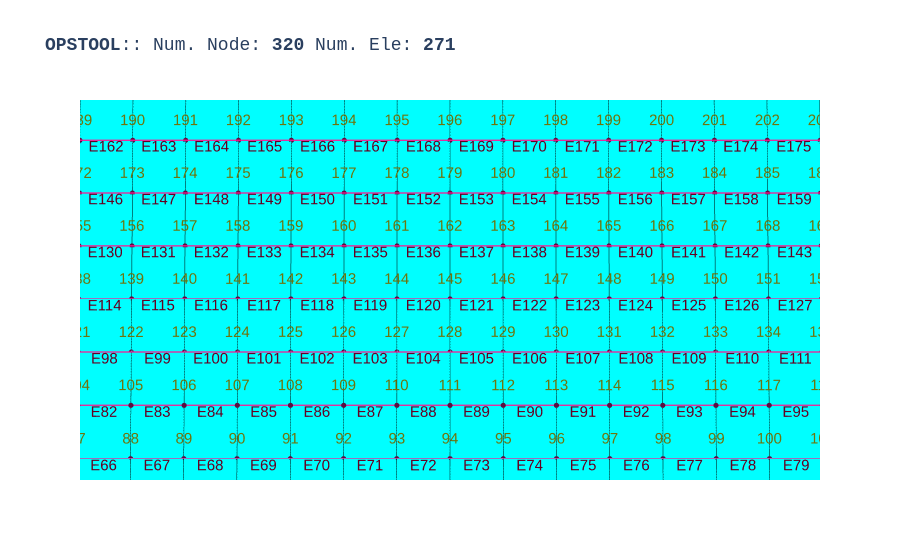

Notebook code for this chart:
### Code cell
opst.vis.plotly.plot_model(show_node_numbering=True, show_ele_numbering=True, show_nodal_loads = True)

### Figure 1 — Plotly figure (JSON) as saved in the notebook; plotly's stock layout.template omitted (floating-point values rounded to 4 significant figures; data arrays with more than 128 entries replaced by an {"elided": "..."} marker saying what was removed)
{"data": [{"color": "#00FFFF", "hoverinfo": "skip", "i": {"elided": "512 int values"}, "j": {"elided": "512 int values"}, "k": {"elided": "512 int values"}, "name": "FourNodeQuad", "opacity": 1, "type": "mesh3d", "x": {"elided": "1024 float values"}, "y": {"elided": "1024 float values"}, "z": {"elided": "1024 float values"}}, {"connectgaps": false, "hoverinfo": "skip", "line": {"color": "black", "width": 1}, "mode": "lines", "name": "Edge", "type": "scatter3d", "x": {"elided": "1536 float values"}, "y": {"elided": "1536 float values"}, "z": {"elided": "1536 float values"}}, {"connectgaps": false, "hoverinfo": "skip", "line": {"color": "#0652ff", "width": 5}, "mode": "lines", "name": "DispBeamColumn2d", "type": "scatter3d", "x": [45250.0, 45750.0, NaN, 45750.0, 46250.0, NaN, 46250.0, 46750.0, NaN, 46750.0, 47250.0, NaN, 47250.0, 47750.0, NaN, 47750.0, 48250.0, NaN, 48250.0, 48750.0, NaN, 48750.0, 49250.0, NaN, 49250.0, 49750.0, NaN, 49750.0, 50250.0, NaN, 50250.0, 50750.0, NaN, 50750.0, 51250.0, NaN, 51250.0, 51750.0, NaN, 51750.0, 52250.0, NaN, 52250.0, 52750.0, NaN], "y": [40250.0, 40250.0, NaN, 40250.0, 40250.0, NaN, 40250.0, 40250.0, NaN, 40250.0, 40250.0, NaN, 40250.0, 40250.0, NaN, 40250.0, 40250.0, NaN, 40250.0, 40250.0, NaN, 40250.0, 40250.0, NaN, 40250.0, 40250.0, NaN, 40250.0, 40250.0, NaN, 40250.0, 40250.0, NaN, 40250.0, 40250.0, NaN, 40250.0, 40250.0, NaN, 40250.0, 40250.0, NaN, 40250.0, 40250.0, NaN], "z": [0.0, 0.0, NaN, 0.0, 0.0, NaN, 0.0, 0.0, NaN, 0.0, 0.0, NaN, 0.0, 0.0, NaN, 0.0, 0.0, NaN, 0.0, 0.0, NaN, 0.0, 0.0, NaN, 0.0, 0.0, NaN, 0.0, 0.0, NaN, 0.0, 0.0, NaN, 0.0, 0.0, NaN, 0.0, 0.0, NaN, 0.0, 0.0, NaN, 0.0, 0.0, NaN]}, {"connectgaps": false, "hoverinfo": "skip", "line": {"color": "#ff9408", "width": 5}, "mode": "lines", "name": "BeamContact2D", "type": "scatter3d", "x": [45500.0, 45250.0, NaN, 45500.0, 45750.0, NaN, 46000.0, 45750.0, NaN, 46000.0, 46250.0, NaN, 46500.0, 46250.0, NaN, 46500.0, 46750.0, NaN, 47000.0, 46750.0, NaN, 47000.0, 47250.0, NaN, 47500.0, 47250.0, NaN, 47500.0, 47750.0, NaN, 48000.0, 47750.0, NaN, 48000.0, 48250.0, NaN, 48500.0, 48250.0, NaN, 48500.0, 48750.0, NaN, 49000.0, 48750.0, NaN, 49000.0, 49250.0, NaN, 49500.0, 49250.0, NaN, 49500.0, 49750.0, NaN, 50000.0, 49750.0, NaN, 50000.0, 50250.0, NaN, 50500.0, 50250.0, NaN, 50500.0, 50750.0, NaN, 51000.0, 50750.0, NaN, 51000.0, 51250.0, NaN, 51500.0, 51250.0, NaN, 51500.0, 51750.0, NaN, 52000.0, 51750.0, NaN, 52000.0, 52250.0, NaN, 52500.0, 52250.0, NaN, 52500.0, 52750.0, NaN], "y": [40000.0, 40250.0, NaN, 40000.0, 40250.0, NaN, 40000.0, 40250.0, NaN, 40000.0, 40250.0, NaN, 40000.0, 40250.0, NaN, 40000.0, 40250.0, NaN, 40000.0, 40250.0, NaN, 40000.0, 40250.0, NaN, 40000.0, 40250.0, NaN, 40000.0, 40250.0, NaN, 40000.0, 40250.0, NaN, 40000.0, 40250.0, NaN, 40000.0, 40250.0, NaN, 40000.0, 40250.0, NaN, 40000.0, 40250.0, NaN, 40000.0, 40250.0, NaN, 40000.0, 40250.0, NaN, 40000.0, 40250.0, NaN, 40000.0, 40250.0, NaN, 40000.0, 40250.0, NaN, 40000.0, 40250.0, NaN, 40000.0, 40250.0, NaN, 40000.0, 40250.0, NaN, 40000.0, 40250.0, NaN, 40000.0, 40250.0, NaN, 40000.0, 40250.0, NaN, 40000.0, 40250.0, NaN, 40000.0, 40250.0, NaN, 40000.0, 40250.0, NaN, 40000.0, 40250.0, NaN], "z": [0.0, 0.0, NaN, 0.0, 0.0, NaN, 0.0, 0.0, NaN, 0.0, 0.0, NaN, 0.0, 0.0, NaN, 0.0, 0.0, NaN, 0.0, 0.0, NaN, 0.0, 0.0, NaN, 0.0, 0.0, NaN, 0.0, 0.0, NaN, 0.0, 0.0, NaN, 0.0, 0.0, NaN, 0.0, 0.0, NaN, 0.0, 0.0, NaN, 0.0, 0.0, NaN, 0.0, 0.0, NaN, 0.0, 0.0, NaN, 0.0, 0.0, NaN, 0.0, 0.0, NaN, 0.0, 0.0, NaN, 0.0, 0.0, NaN, 0.0, 0.0, NaN, 0.0, 0.0, NaN, 0.0, 0.0, NaN, 0.0, 0.0, NaN, 0.0, 0.0, NaN, 0.0, 0.0, NaN, 0.0, 0.0, NaN, 0.0, 0.0, NaN, 0.0, 0.0, NaN]}, {"customdata": {"elided": "256 str values"}, "hovertemplate": "%{customdata}", "marker": {"color": "#00FFFF", "size": 3, "symbol": "diamond-open"}, "mode": "markers", "name": "FourNodeQuad", "type": "scatter3d", "x": {"elided": "256 float values"}, "y": {"elided": "256 float values"}, "z": {"elided": "256 float values"}}, {"customdata": ["eleTag: 400<br>connectedNodes:<br> [290 291]", "eleTag: 401<br>connectedNodes:<br> [291 292]", "eleTag: 402<br>connectedNodes:<br> [292 293]", "eleTag: 403<br>connectedNodes:<br> [293 294]", "eleTag: 404<br>connectedNodes:<br> [294 295]", "eleTag: 405<br>connectedNodes:<br> [295 296]", "eleTag: 406<br>connectedNodes:<br> [296 297]", "eleTag: 407<br>connectedNodes:<br> [297 298]", "eleTag: 408<br>connectedNodes:<br> [298 299]", "eleTag: 409<br>connectedNodes:<br> [299 300]", "eleTag: 410<br>connectedNodes:<br> [300 301]", "eleTag: 411<br>connectedNodes:<br> [301 302]", "eleTag: 412<br>connectedNodes:<br> [302 303]", "eleTag: 413<br>connectedNodes:<br> [303 304]", "eleTag: 414<br>connectedNodes:<br> [304 305]"], "hovertemplate": "%{customdata}", "marker": {"color": "#0652ff", "size": 3, "symbol": "diamond-open"}, "mode": "markers", "name": "DispBeamColumn2d", "type": "scatter3d", "x": [45500.0, 46000.0, 46500.0, 47000.0, 47500.0, 48000.0, 48500.0, 49000.0, 49500.0, 50000.0, 50500.0, 51000.0, 51500.0, 52000.0, 52500.0], "y": [40250.0, 40250.0, 40250.0, 40250.0, 40250.0, 40250.0, 40250.0, 40250.0, 40250.0, 40250.0, 40250.0, 40250.0, 40250.0, 40250.0, 40250.0], "z": [0.0, 0.0, 0.0, 0.0, 0.0, 0.0, 0.0, 0.0, 0.0, 0.0, 0.0, 0.0, 0.0, 0.0, 0.0]}, {"customdata": ["eleTag: 3050<br>connectedNodes:<br> [274 290]", "eleTag: 3050<br>connectedNodes:<br> [274 291]", "eleTag: 3051<br>connectedNodes:<br> [275 291]", "eleTag: 3051<br>connectedNodes:<br> [275 292]", "eleTag: 3052<br>connectedNodes:<br> [276 292]", "eleTag: 3052<br>connectedNodes:<br> [276 293]", "eleTag: 3053<br>connectedNodes:<br> [277 293]", "eleTag: 3053<br>connectedNodes:<br> [277 294]", "eleTag: 3054<br>connectedNodes:<br> [278 294]", "eleTag: 3054<br>connectedNodes:<br> [278 295]", "eleTag: 3055<br>connectedNodes:<br> [279 295]", "eleTag: 3055<br>connectedNodes:<br> [279 296]", "eleTag: 3056<br>connectedNodes:<br> [280 296]", "eleTag: 3056<br>connectedNodes:<br> [280 297]", "eleTag: 3057<br>connectedNodes:<br> [281 297]", "eleTag: 3057<br>connectedNodes:<br> [281 298]", "eleTag: 3058<br>connectedNodes:<br> [282 298]", "eleTag: 3058<br>connectedNodes:<br> [282 299]", "eleTag: 3059<br>connectedNodes:<br> [283 299]", "eleTag: 3059<br>connectedNodes:<br> [283 300]", "eleTag: 3060<br>connectedNodes:<br> [284 300]", "eleTag: 3060<br>connectedNodes:<br> [284 301]", "eleTag: 3061<br>connectedNodes:<br> [285 301]", "eleTag: 3061<br>connectedNodes:<br> [285 302]", "eleTag: 3062<br>connectedNodes:<br> [286 302]", "eleTag: 3062<br>connectedNodes:<br> [286 303]", "eleTag: 3063<br>connectedNodes:<br> [287 303]", "eleTag: 3063<br>connectedNodes:<br> [287 304]", "eleTag: 3064<br>connectedNodes:<br> [288 304]", "eleTag: 3064<br>connectedNodes:<br> [288 305]"], "hovertemplate": "%{customdata}", "marker": {"color": "#ff9408", "size": 3, "symbol": "diamond-open"}, "mode": "markers", "name": "BeamContact2D", "type": "scatter3d", "x": [45380.0, 45620.0, 45880.0, 46120.0, 46380.0, 46620.0, 46880.0, 47120.0, 47380.0, 47620.0, 47880.0, 48120.0, 48380.0, 48620.0, 48880.0, 49120.0, 49380.0, 49620.0, 49880.0, 50120.0, 50380.0, 50620.0, 50880.0, 51120.0, 51380.0, 51620.0, 51880.0, 52120.0, 52380.0, 52620.0], "y": [40120.0, 40120.0, 40120.0, 40120.0, 40120.0, 40120.0, 40120.0, 40120.0, 40120.0, 40120.0, 40120.0, 40120.0, 40120.0, 40120.0, 40120.0, 40120.0, 40120.0, 40120.0, 40120.0, 40120.0, 40120.0, 40120.0, 40120.0, 40120.0, 40120.0, 40120.0, 40120.0, 40120.0, 40120.0, 40120.0], "z": [0.0, 0.0, 0.0, 0.0, 0.0, 0.0, 0.0, 0.0, 0.0, 0.0, 0.0, 0.0, 0.0, 0.0, 0.0, 0.0, 0.0, 0.0, 0.0, 0.0, 0.0, 0.0, 0.0, 0.0, 0.0, 0.0, 0.0, 0.0, 0.0, 0.0]}, {"customdata": {"elided": "320 str values"}, "hovertemplate": "x: %{x}<br>y: %{y}<br>z: %{z} <br>nodeTag: %{customdata}", "marker": {"color": "#580f41", "size": 3, "symbol": "circle"}, "mode": "markers", "name": "Nodes", "type": "scatter3d", "x": {"elided": "320 float values"}, "y": {"elided": "320 float values"}, "z": {"elided": "320 float values"}}, {"mode": "text", "name": "Node Tag", "text": {"elided": "320 str values"}, "textfont": {"color": "#6e750e", "size": 15}, "type": "scatter3d", "x": {"elided": "320 float values"}, "y": {"elided": "320 float values"}, "z": {"elided": "320 float values"}}, {"mode": "text", "name": "Element Tag", "text": {"elided": "271 str values"}, "textfont": {"color": "#650021", "size": 15}, "type": "scatter3d", "x": {"elided": "271 float values"}, "y": {"elided": "271 float values"}, "z": {"elided": "271 float values"}}, {"connectgaps": false, "hoverinfo": "skip", "line": {"color": "#15b01a", "width": 1}, "mode": "lines", "name": "BC", "type": "scatter3d", "x": {"elided": "384 float values"}, "y": {"elided": "384 float values"}, "z": {"elided": "384 float values"}}, {"connectgaps": false, "hoverinfo": "skip", "line": {"color": "#FF1493", "width": 2.5}, "mode": "lines", "name": "mp constraint", "type": "scatter3d", "x": [45000.0, 53000.0, NaN, 45000.0, 53000.0, NaN, 45000.0, 53000.0, NaN, 45000.0, 53000.0, NaN, 45000.0, 53000.0, NaN, 45000.0, 53000.0, NaN, 45000.0, 53000.0, NaN, 45000.0, 53000.0, NaN, 45000.0, 53000.0, NaN, 45000.0, 53000.0, NaN, 45000.0, 53000.0, NaN, 45000.0, 53000.0, NaN, 45000.0, 53000.0, NaN, 45000.0, 53000.0, NaN, 45000.0, 53000.0, NaN, 45000.0, 53000.0, NaN], "y": [32500.0, 32500.0, NaN, 33000.0, 33000.0, NaN, 33500.0, 33500.0, NaN, 34000.0, 34000.0, NaN, 34500.0, 34500.0, NaN, 35000.0, 35000.0, NaN, 35500.0, 35500.0, NaN, 36000.0, 36000.0, NaN, 36500.0, 36500.0, NaN, 37000.0, 37000.0, NaN, 37500.0, 37500.0, NaN, 38000.0, 38000.0, NaN, 38500.0, 38500.0, NaN, 39000.0, 39000.0, NaN, 39500.0, 39500.0, NaN, 40000.0, 40000.0, NaN], "z": [0.0, 0.0, NaN, 0.0, 0.0, NaN, 0.0, 0.0, NaN, 0.0, 0.0, NaN, 0.0, 0.0, NaN, 0.0, 0.0, NaN, 0.0, 0.0, NaN, 0.0, 0.0, NaN, 0.0, 0.0, NaN, 0.0, 0.0, NaN, 0.0, 0.0, NaN, 0.0, 0.0, NaN, 0.0, 0.0, NaN, 0.0, 0.0, NaN, 0.0, 0.0, NaN, 0.0, 0.0, NaN]}], "layout": {"autosize": true, "font": {"family": "Arial, sans-serif"}, "scene": {"aspectmode": "data", "camera": {"eye": {"x": 0, "y": -0.1, "z": 10}}, "dragmode": "pan", "xaxis": {"showbackground": false}, "yaxis": {"showbackground": false}, "zaxis": {"showbackground": true, "showgrid": true, "showticklabels": false, "ticks": "", "title": {"text": ""}, "visible": true}}, "showlegend": false, "title": {"font": {"family": "courier", "size": 18}, "text": "<b>OPSTOOL</b>:: Num. Node: <b>320</b> Num. Ele: <b>271</b>"}}}
